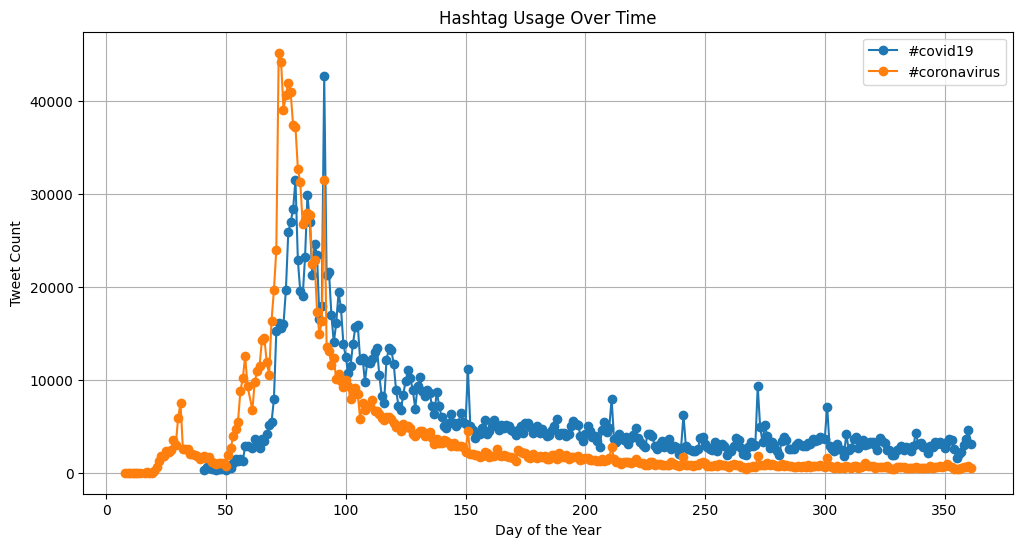

Reproduce this figure in Python.
#!/usr/bin/env python3

import argparse
import os
import json
import matplotlib.pyplot as plt
from collections import defaultdict
import re

# Argument parsing
parser = argparse.ArgumentParser(description="Aggregate hashtag usage over time and plot trends.")
parser.add_argument('--hashtags', nargs='+', required=True, help="List of hashtags to track.")
parser.add_argument('--output_path', default="hashtag_trends.png", help="Path to save the plot.")
args = parser.parse_args()

# Fix output directory path (since this script runs from src/)
BASE_DIR = os.path.dirname(os.path.dirname(os.path.abspath(__file__)))  # Move up one level from src/
OUTPUT_DIR = os.path.join(BASE_DIR, "outputs")

# Initialize data structure to store counts
hashtag_counts = {hashtag: defaultdict(int) for hashtag in args.hashtags}

# Ensure output directory exists
if not os.path.exists(OUTPUT_DIR):
    print(f"Error: Output directory '{OUTPUT_DIR}' does not exist.")
    exit(1)

# Scan all .lang and .country files in the outputs directory
for filename in sorted(os.listdir(OUTPUT_DIR)):  # Sorting ensures chronological order
    match = re.search(r"geoTwitter20-(\d{2})-(\d{2})\.zip\.(lang|country)", filename)
    if match:
        month, day, _ = match.groups()
        day_of_year = (int(month) - 1) * 30 + int(day)  # Approximate day of year

        filepath = os.path.join(OUTPUT_DIR, filename)
        with open(filepath, 'r') as f:
            data = json.load(f)

            for hashtag in args.hashtags:
                if hashtag in data:
                    hashtag_counts[hashtag][day_of_year] += sum(data[hashtag].values())

# Plot data
plt.figure(figsize=(12, 6))
for hashtag, daily_counts in hashtag_counts.items():
    days = sorted(daily_counts.keys())
    counts = [daily_counts[day] for day in days]
    plt.plot(days, counts, marker='o', label=hashtag)

# Graph styling
plt.xlabel("Day of the Year")
plt.ylabel("Tweet Count")
plt.title("Hashtag Usage Over Time")
plt.legend()
plt.grid(True)

# Save plot
output_path = os.path.join(BASE_DIR, args.output_path)
plt.savefig(output_path, bbox_inches='tight')
plt.show()
